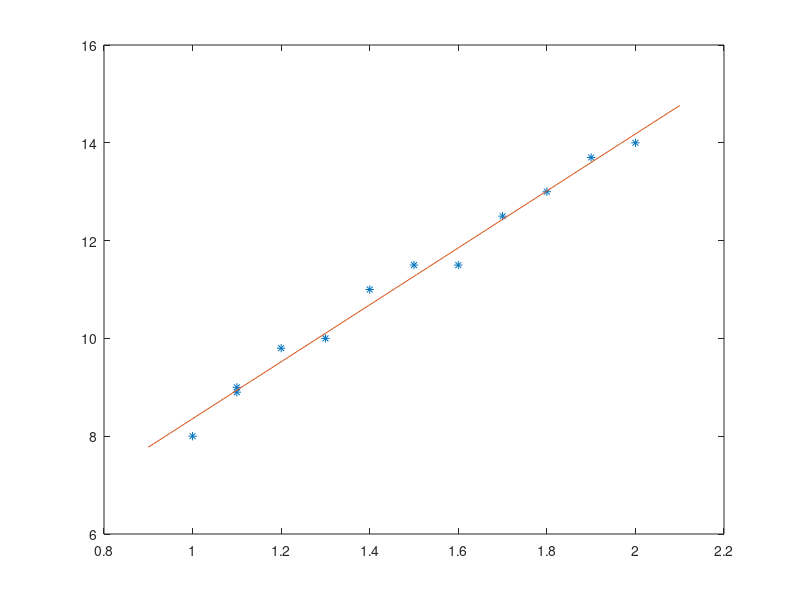

The MATLAB script that drew this image: (Note: this script raises an error after producing the figure.)
A = [1 1 0;
     3 4 -1;
     3 5 -1];

b = [7; 10; -2];

cond(A, inf)
max(sum(A))
rel_err = 0.01;

# rel_err_megoldas <= cond(A) * rel_err_jobboldal

##matrix = ones(5,5)
matrix = eye(5,5) % Átlót ki-egyesezi
triu((ones(5).*-1) + (eye(5).*3))

##n = 100;
##A = eye(n) - triu(ones(n), 1);
##b1 = (-98:1)';
##x = A \ b1;

% perturbált
##b2 = b1;
##b2(100) = b1(100) + 1e-6
##y = A \ b2;

function y = vektornorma (x, p)
  if p == 1 || p == 2
    y = (sum(abs(x).^p)).^(1/p)
  elseif p == 'inf'
    y = max(abs(x))
  end
end


vektornorma((1:3), 1);
vektornorma((1:3), 'inf');

oszlopnorma = max(sum(abs(A),1));
sornorma = max(sum(abs(A),2));

x = [-1 1 2 4];
y = [2 1 3 0];
# plot(x,y, 'mh--');

x = linspace(-1,2);
y = x.^3 - x;
# plot(x,y,'m');

linspace(-1, 2);
# Anonim function
f = @(x) x.^3 - x;
# plot(x, f(x), 'm')
# f(2) az anoním function hívása
# axis([-1.2, 2.2, -1, 6.5]);
# legend('HAAAAAAAAAAA')


##alfa = linspace(0, 2*pi);
##figure
##plot(cos(alfa), sin(alfa));
##ax = gca;
##ax.XAxisLocation = 'origin';
##ay.YAxisLocation = 'origin';
##axis equal;

clear all;

### Kör
##alfa = linspace(0, 2*pi);
##x = cos(alfa);
##y = sin(alfa);
##figure
##plot(x,y,'b-')
##axis equal;
##hold on;

##M = alfa;
##xy = M .* [x;y];
##plot(xy(1,:), xy(2,:), 'r-');
##cond(M)

t = [1 1.1 1.1:0.1:2];

f = [8 8.9 9 9.8 10 11 11.5 11.5 12.5 13 13.7 14];

p = polyfit(t,f,1) # Kiírja, hogy: 5.8235   2.5338;
# Ennek értelmezése: f(t) = 5.8235 (p(1)) * t + 2.5338 (p(2))
# meredekdség / főegyüttható: p(1)
# konstans tag: p(2)

xx = linspace(0.9, 2.1);
yy = polyval(p, xx);
figure; plot(t, f,'*', xx, yy)

# pkg load io
##Salary = table2array(xlsread('C:\Users\student\Downloads\salary.xlsx')); # Matlab
salary = xlsread('C:\Users\student\Downloads\salary.xlsx'); # Octave
plot(salary(:,1), salary(:,2), 'b-');
hold on;

plot(salary(:,1),
    polyval(
      polyfit(salary(:,1), salary(:,2), 1)
      ),
    salary(:,1), 'r-');























